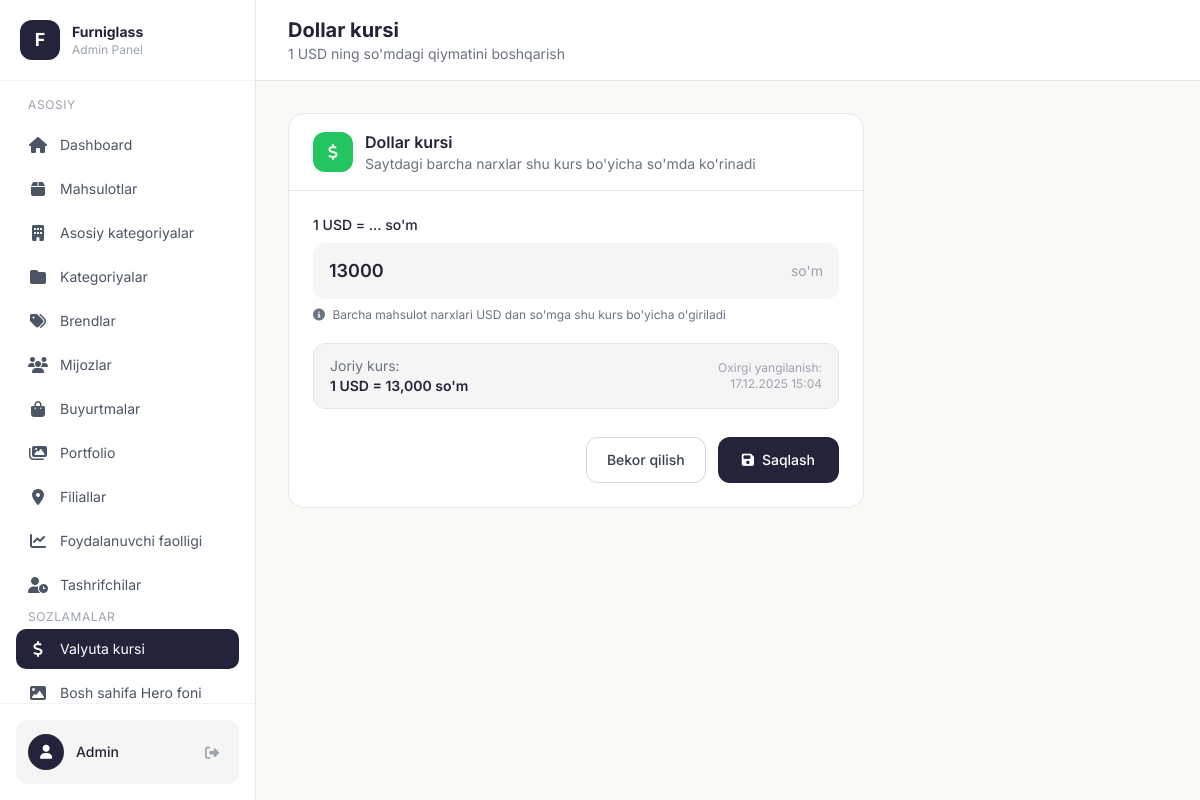
The app's page /admin/settings/currency (signed in) with its own data.
### models.py (models this page shows)
class ExchangeRate(db.Model):
    id = db.Column(db.Integer, primary_key=True)
    value = db.Column(db.Float, nullable=False, default=12000.0)  # 1 USD = 12 000 so'm (default)
    updated_at = db.Column(db.DateTime, default=datetime.utcnow, onupdate=datetime.utcnow)

### app.py (the view, shortened to what this page needs)
@app.route('/admin/settings/currency', methods=['GET', 'POST'])
@login_required
def admin_currency_settings():
    rate = ExchangeRate.query.first()
    if not rate:
        rate = ExchangeRate(value=12000.0)
        db.session.add(rate)
        db.session.commit()
    return render_template('admin/currency_settings.html', rate=rate)

### app.py (called while the page is built, shortened)
@login_manager.user_loader
def load_user(user_id):
    return Admin.query.get(int(user_id))

def get_exchange_rate() -> float:
    ttl = int(os.environ.get("EXCHANGE_RATE_CACHE_SECONDS", "120"))
    now = time.monotonic()
    if (
        ttl > 0
        and _EXCHANGE_RATE_CACHE["value"] is not None
        and now < _EXCHANGE_RATE_CACHE["expires_mono"]
    ):
        return _EXCHANGE_RATE_CACHE["value"]

@app.before_request
def track_user_activity():
    if request.path.startswith('/admin') or request.path.startswith('/static') or request.path.startswith('/uploads'):
        return

def get_cart():
    if 'cart' not in session:
        session['cart'] = []
    return session['cart']

def get_cart_count():
    cart = get_cart()
    return sum(item['quantity'] for item in cart)

@app.context_processor
def cart_context():
    return {'cart_count': get_cart_count()}

@app.context_processor
def currency_context():
    try:
        rate = get_exchange_rate()
    except Exception:
        rate = 12000.0
    return {'usd_rate': rate}

def get_locale():
    return session.get('lang', DEFAULT_LANGUAGE)

@app.context_processor
def language_context():
    current_lang = get_locale()
    def translate(key_path):
        """Template helper for translations"""
        return get_translation(key_path, current_lang)
    return {
        'lang': current_lang,
        'languages': SUPPORTED_LANGUAGES,
        't': translate,
        'T': TRANSLATIONS
    }

### templates/admin/currency_settings.html (shortened to what this page needs)
{% extends "admin/base.html" %}
{% block page_title %}Dollar kursi{% endblock %}
{% block page_subtitle %}1 USD ning so'mdagi qiymatini boshqarish{% endblock %}
{% block content %}
<div class="max-w-xl">
    <div class="bg-white rounded-2xl border border-gray-200 overflow-hidden">
        <div class="px-6 py-4 border-b border-gray-200 flex items-center justify-between">
            <div class="flex items-center gap-3">
                <div class="w-10 h-10 bg-green-500 rounded-xl flex items-center justify-center">
                    <i class="fas fa-dollar-sign text-white"></i>
                </div>
                <div>
                    <h3 class="font-semibold text-[#232339]">Dollar kursi</h3>
                    <p class="text-sm text-gray-500">Saytdagi barcha narxlar shu kurs bo'yicha so'mda ko'rinadi</p>
                </div>
            </div>
        </div>
        <form method="POST" class="p-6 space-y-5">
            <div>
                <label class="block text-sm font-medium text-[#232339] mb-2">1 USD = ... so'm</label>
                <div class="relative">
                    <input
                        type="number" step="1" min="1" name="value"
                        value="{{ '%.0f' % rate.value if rate and rate.value else '' }}"
                        required
                        class="w-full bg-[#F5F5F5] border-0 rounded-xl px-4 py-3.5 pr-16 text-lg font-semibold text-[#232339] focus:ring-2 focus:ring-[#232339] outline-none transition"
                        placeholder="Masalan: 12500">
                    <span class="absolute inset-y-0 right-0 flex items-center pr-4 text-gray-400 text-sm">
                        so'm
                    </span>
                </div>
                <p class="text-xs text-gray-500 mt-2">
                    <i class="fas fa-info-circle mr-1"></i>
                    Barcha mahsulot narxlari USD dan so'mga shu kurs bo'yicha o'giriladi
                </p>
            </div>
            <div class="flex items-center justify-between bg-[#F5F5F5] border border-gray-200 rounded-xl px-4 py-3 text-sm">
                <div class="flex flex-col">
                    <span class="text-gray-500">Joriy kurs:</span>
                    <span class="font-semibold text-[#232339]">
                        1 USD = {{ "{:,.0f}".format(rate.value) }} so'm
                    </span>
                </div>
                <div class="text-xs text-gray-400 flex flex-col items-end">
                    <span>Oxirgi yangilanish:</span>
                    <span>{{ rate.updated_at.strftime('%d.%m.%Y %H:%M') if rate.updated_at else '-' }}</span>
                </div>
            </div>
            <div class="flex justify-end gap-3 pt-2">
                <a href="/admin" class="px-5 py-3 rounded-xl border border-gray-300 text-gray-700 text-sm font-medium hover:bg-[#F5F5F5] transition">
                    Bekor qilish
                </a>
                <button type="submit" class="px-6 py-3 rounded-xl bg-[#232339] hover:bg-black text-white text-sm font-medium transition flex items-center gap-2">
                    <i class="fas fa-save"></i>
                    Saqlash
                </button>
            </div>
        </form>
    </div>
</div>
{% endblock %}

### templates/admin/base.html (style rules this page uses)
body { font-family: 'Inter', sans-serif; }
:root { --color-primary: #232339; --color-accent: #F5C242; }

### records on screen
ExchangeRate: value "13000", value "13,000", updated_at "17.12.2025 15:04"
